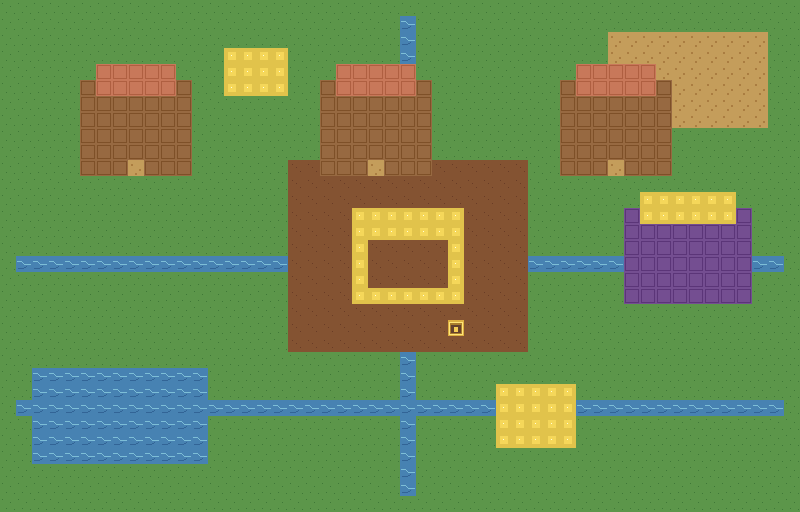

The image is a tile-based game level rendered from a .tmx file. Its description and source (layers, tilesets, objects; grid data summarised) follow:
An orthogonal 50x32 tile map with 16x16 px tiles, 3 tile layers (Back, Buildings, Front).

<map version="1.10" tiledversion="1.10.2" orientation="orthogonal" renderorder="right-down" width="50" height="32" tilewidth="16" tileheight="16" infinite="0" nextlayerid="4" nextobjectid="1">
  <tileset firstgid="1" name="e25_proto_tiles" tilewidth="16" tileheight="16" tilecount="17" columns="17">
    <image source="e25_proto_tiles.png" width="272" height="16" />
    <tile id="0">
      <properties>
        <property name="Passable" value="T" />
      </properties>
    </tile>
    <tile id="1">
      <properties>
        <property name="Passable" value="T" />
      </properties>
    </tile>
    <tile id="2">
      <properties>
        <property name="Passable" value="T" />
      </properties>
    </tile>
    <tile id="3">
      <properties>
        <property name="Passable" value="T" />
        <property name="Diggable" value="T" />
      </properties>
    </tile>
    <tile id="4" />
    <tile id="5" />
    <tile id="6">
      <properties>
        <property name="Passable" value="T" />
      </properties>
    </tile>
    <tile id="7">
      <properties>
        <property name="Passable" value="T" />
      </properties>
    </tile>
    <tile id="8">
      <properties>
        <property name="Passable" value="T" />
      </properties>
    </tile>
    <tile id="9" />
    <tile id="10" />
    <tile id="11">
      <properties>
        <property name="Passable" value="T" />
      </properties>
    </tile>
    <tile id="12" />
    <tile id="13" />
    <tile id="14" />
    <tile id="15" />
    <tile id="16">
      <properties>
        <property name="Passable" value="T" />
        <property name="Action" value="Shop E25GardenShop" />
      </properties>
    </tile>
  </tileset>
  <layer id="1" name="Back" width="50" height="32">
    <data>[1600 cells, 1600 non-empty, 5 distinct tile ids]</data>
  </layer>
  <layer id="2" name="Buildings" width="50" height="32">
    <data>[1600 cells, 175 non-empty, 4 distinct tile ids]</data>
  </layer>
  <layer id="3" name="Front" width="50" height="32">
    <data>[1600 cells, 74 non-empty, 2 distinct tile ids]</data>
  </layer>
</map>
